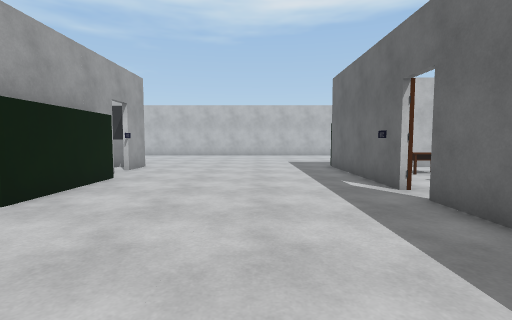
view 1 (above)

16 first-person views from a walk through a 3-D level made in the Unity game engine. The camera is 1.2 m above the floor, tilts 4° down and sees 85° across. The floor is counted in squares, 1 m on a side. Each view is taken from the middle of a square. On the plan, view 1 faces up. The plan holds only what a view shows up to about 13 squares ahead; the rest is blank. The place goes on beyond the plan.

view 2
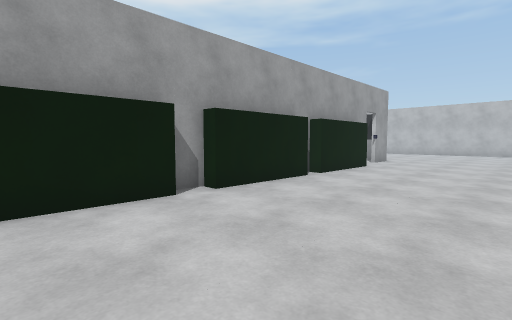

view 3
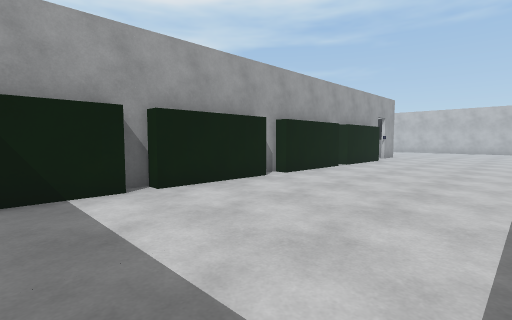

view 4
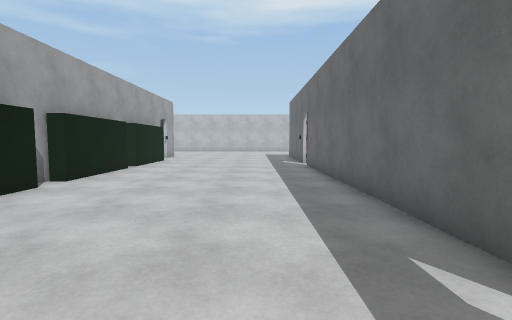

view 5
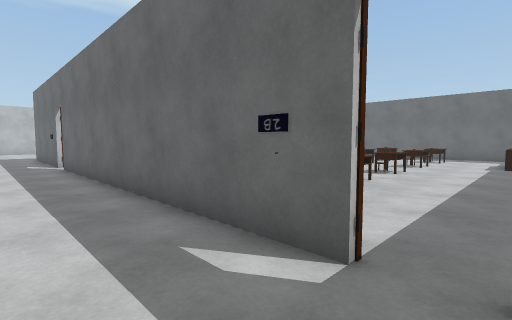

view 6
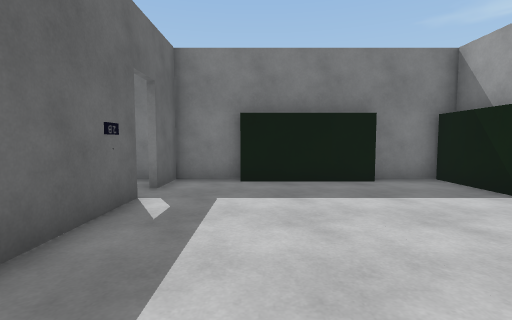

view 7
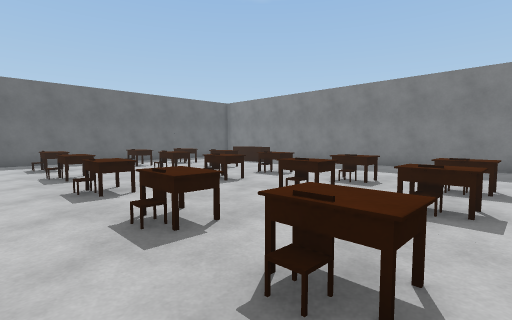

view 8
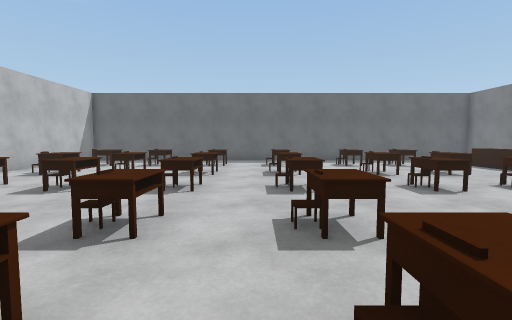

view 9
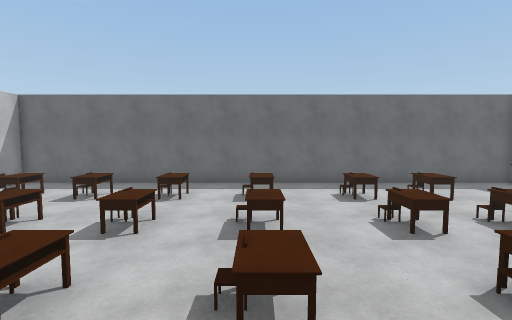

view 10
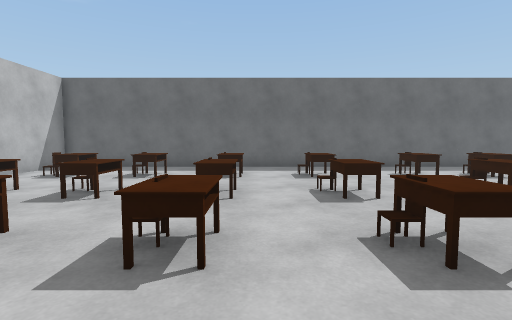

view 11
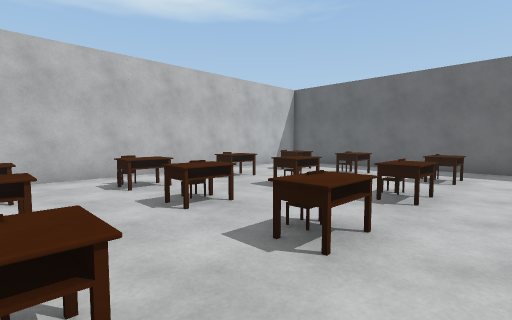

view 12
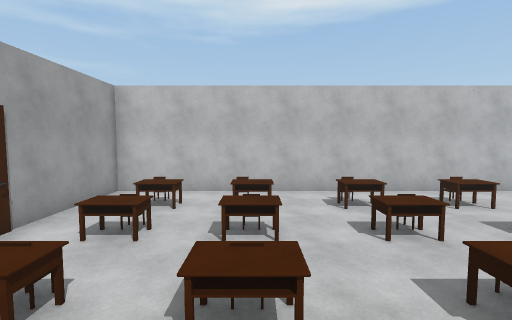

view 13
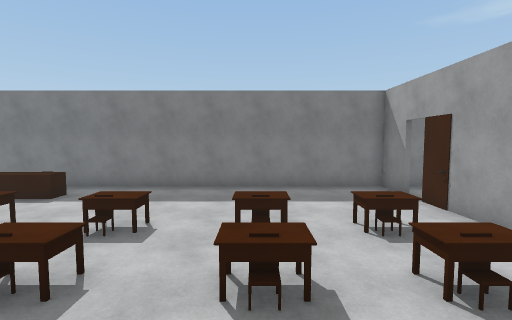

view 14
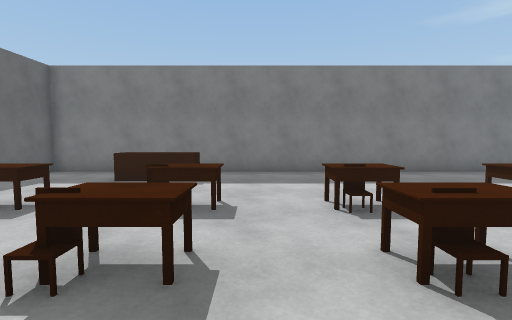

view 15
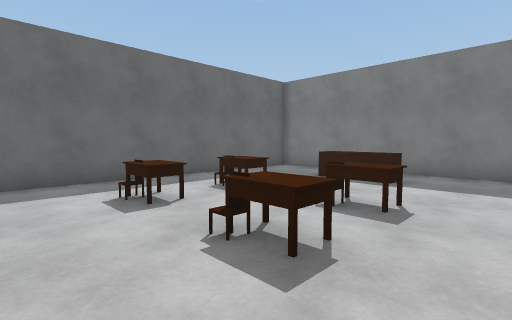

view 16
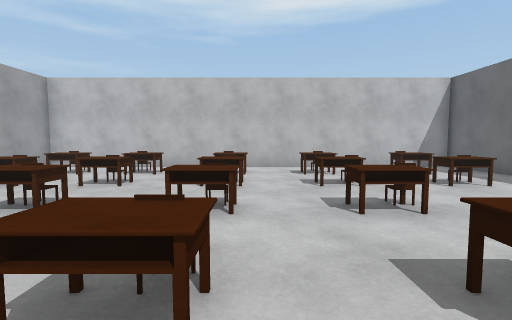

### Floor plan
Points are (right, up) in squares from view 1. A wall is a line through its corners. A room is listed if a view was taken in it or the views show most of it. See-through windows are left out.
Room 1 (views 1, 2, 3, 4, 5, 6)
walls: (3.5, 6.7) (3.5, 12.4); (3.5, -6.9) (3.5, 5.6); (-5.1, 12.9) (-5.1, 11.4); (1.4, -9.7) (3.5, -9.7) (3.5, -7.9); (-4.8, -9.7) (-2.6, -9.7)
ways out: opening at (3, -7) to room 2; opening at (3, 6) to room 2
objects: other object (-5, -9); other object (-5, -8); other object (-5, -7); other object (-5, -6); other object (-5, -5); other object (-5, -4); other object (-5, -3); other object (-5, -2); other object (-5, -1); other object (-5, 0); other object (-5, 1); other object (-5, 2); other object (-5, 3); other object (-5, 4); other object (-5, 5); other object (-5, 6); other object (-5, 7); other object (-5, 8); other object (-5, 9); other object (-4, -7); other object (-4, 7); other object (-4, 8); other object (-2, -9); other object (-1, -9); other object (0, -9); other object (1, -9)
Room 2 (views 7, 8, 9, 10, 11, 12, 13, 14, 15, 16)
walls: (3.9, 6.7) (3.5, 6.7); (3.7, -3.6) (3.7, -6.9); (11.4, -9.7) (21.7, -9.7) (21.7, 12.9); (6.4, -9.7) (10.6, -9.7); (3.7, -7.9) (3.7, -9.7) (5.6, -9.7); (3.7, 12.5) (3.7, 7.5)
ways out: opening at (3, -7) to room 1; opening at (3, 6) to room 1
objects: table (6, -4) to (7, -4); table (6, -2) to (7, -1); table (6, 2); table (6, 5) to (7, 5); table (6, 7) to (6, 8); table (6, 10) to (7, 10); other object (6, 11); other object (8, 11); table (9, -4); table (9, -2); chair (9, -1); table (9, 1); table (9, 5); table (9, 7); table (9, 10) to (9, 11); chair (11, -4); chair (11, 5); table (12, -4); table (12, -2); chair (12, -1); table (12, 1); table (12, 5); table (12, 7) to (12, 8); table (12, 10); other object (12, 11); table (15, -4) to (16, -4); table (15, -2) to (16, -1); table (15, 1); table (15, 5); table (15, 7) to (15, 8); table (15, 10) to (16, 10); other object (15, 11); table (16, -8) to (18, -7); chair (16, -1); chair (16, 2); chair (16, 5); chair (16, 8); table (18, -4); table (18, -2) to (19, -1); table (18, 2); table (18, 5); table (18, 7) to (19, 8); table (18, 10) to (19, 10); other object (18, 11); other object (19, -4); chair (19, -1); other object (19, 5)

Positions as (right, up) in squares from view 1, and headings:
1: (0, 0), facing up
2: (1, -4), facing up-left
3: (2, -8), facing up-left
4: (1, -8), facing up
5: (1, -8), facing up-right
6: (1, -1), facing down
7: (5, 4), facing down-right
8: (5, 3), facing right
9: (9, 2), facing right
10: (9, 4), facing right
11: (9, 3), facing up-right
12: (9, 2), facing up
13: (9, 2), facing down
14: (14, 1), facing down
15: (13, 1), facing down-right
16: (13, 0), facing up
